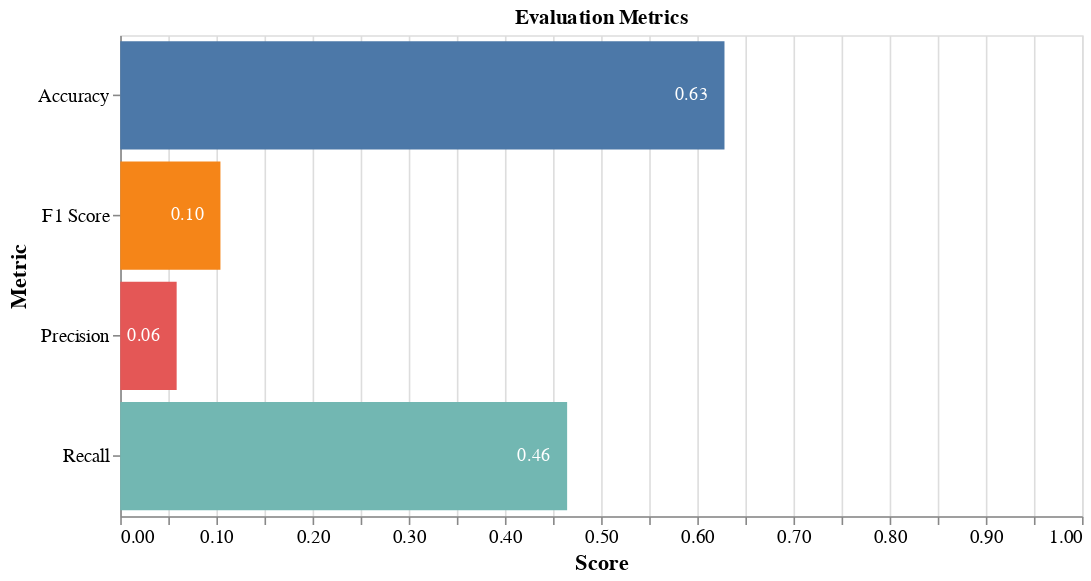

The notebook cell saved with this chart:
### Code cell
metrics_scores = {
    "Accuracy": accuracy_score(y_test, y_pred),
    "Precision": precision_score(y_test, y_pred),
    "Recall": recall_score(y_test, y_pred),
    "F1 Score": f1_score(y_test, y_pred),
}

df_metrics = pd.DataFrame(list(metrics_scores.items()), columns=["Metric", "Score"])

base = alt.Chart(df_metrics).encode(
    y=alt.Y("Metric:N", axis=alt.Axis(title="Metric")),
    x=alt.X("Score:Q", axis=alt.Axis(title="Score"), scale=alt.Scale(domain=[0, 1])),
)

bar = base.mark_bar().encode(
    color=alt.Color("Metric:N", legend=None), text=alt.Text("Score:Q", format=".2f")
)

text = base.mark_text(
    align="right",
    baseline="middle",
    color="white",
    dx=-10,
).encode(text=alt.Text("Score:Q", format=".2f"))

chart = (
    (bar + text)
    .properties(title="Evaluation Metrics", width=600, height=300)
    .configure_axis(labelFontSize=12, titleFontSize=14)
)

chart

### Figure 1 — Vega-Lite specification as saved in the notebook (floating-point values rounded to 4 significant figures)
{"config": {"view": {"continuousWidth": 300, "continuousHeight": 300}, "axis": {"labelFontSize": 12, "titleFontSize": 14}}, "layer": [{"mark": {"type": "bar"}, "encoding": {"color": {"field": "Metric", "legend": null, "type": "nominal"}, "text": {"field": "Score", "format": ".2f", "type": "quantitative"}, "x": {"axis": {"title": "Score"}, "field": "Score", "scale": {"domain": [0, 1]}, "type": "quantitative"}, "y": {"axis": {"title": "Metric"}, "field": "Metric", "type": "nominal"}}}, {"mark": {"type": "text", "align": "right", "baseline": "middle", "color": "white", "dx": -10}, "encoding": {"text": {"field": "Score", "format": ".2f", "type": "quantitative"}, "x": {"axis": {"title": "Score"}, "field": "Score", "scale": {"domain": [0, 1]}, "type": "quantitative"}, "y": {"axis": {"title": "Metric"}, "field": "Metric", "type": "nominal"}}}], "data": {"name": "data-16cec8ea397c33a26e6142ea026c793d"}, "height": 300, "title": "Evaluation Metrics", "width": 600, "$schema": "https://vega.github.io/schema/vega-lite/v5.14.1.json", "datasets": {"data-16cec8ea397c33a26e6142ea026c793d": [{"Metric": "Accuracy", "Score": 0.6283}, {"Metric": "Precision", "Score": 0.05868}, {"Metric": "Recall", "Score": 0.4647}, {"Metric": "F1 Score", "Score": 0.1042}]}}
